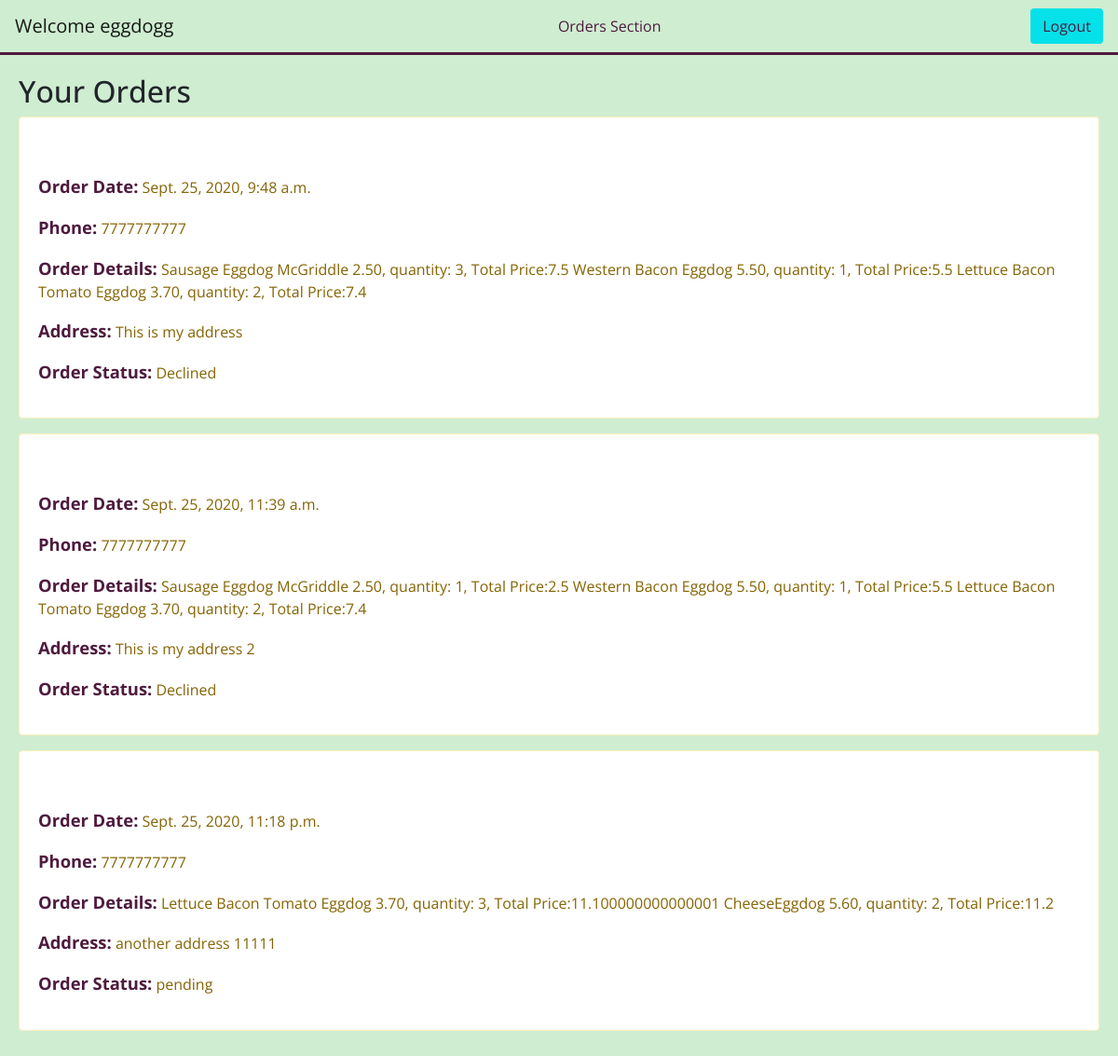
/customer/customerorders/ (signed in), run on the app's committed database.
### hamburgerapp/models.py (models this page shows)
class User(models.Model):
    username = models.CharField(max_length=254)
    password = models.CharField(max_length=254)
    phone = models.CharField(max_length=32)
    created_at = models.DateTimeField(auto_now_add=True)
    updated_at = models.DateTimeField(auto_now=True)
    objects = UserManager()

class Order(models.Model):
    user_customer = models.ForeignKey('User', related_name='customer_orders', on_delete=models.CASCADE)
    address = models.CharField(max_length=254)
    ordered_items = models.CharField(max_length=32)
    created_at = models.DateTimeField(auto_now_add=True)
    updated_at = models.DateTimeField(auto_now=True)
    status = models.CharField(max_length=32, default="pending")

### hamburgerapp/views.py (the view)
# urls.py: path('customer/customerorders/', views.customer_orders),
def customer_orders(request):
    print("in customer_orders")
    this_customer = User.objects.get(id=request.session['uuid'])
    all_ordered_items = this_customer.customer_orders.all()
    context = {
        'this_customer' : this_customer,
        'this_customer_phone' : this_customer.phone,
        'all_customer_orders' : all_ordered_items
    }
    return render(request, "hamburgerapp/customerorders.html", context)

### templates/hamburgerapp/customerorders.html (shortened to what this page needs)
<!DOCTYPE html>
<html lang="en">
<head>
    <link rel="stylesheet" href="https://stackpath.bootstrapcdn.com/bootstrap/4.5.2/css/bootstrap.min.css">
    {% load static %}
    <link rel="stylesheet" href="{%static 'css/style.css'%}">
</head>
<body>
    <nav class="navbar navbar-light ">
        <a class="navbar-brand">Welcome {{this_customer.username}}</a>
        <a href="/customer/main" class="nav-item">Orders Section</a>
        <a href="/customer/logout" class="btn" id="logout-btn">Logout</a>
    </nav>
    <div class="outer-container2">
        <h2 class="your-orders">Your Orders</h2>
        {%for order in all_customer_orders%}
        <div class="alert alert-warning" role="alert">
            <p><span>Order Date:</span> {{order.created_at}}</p>
            <p><span>Phone:</span> {{this_customer_phone}}</p>
            <p><span>Order Details:</span> {{order.ordered_items}}</p>
            <p><span>Address:</span> {{order.address}}</p>
            <p><span>Order Status:</span> {{order.status}}</p>
        </div>
        {%endfor%}
    </div>
</body>
</html>

### static/css/style.css (style rules this page uses)
* { margin: 0px; padding: 0px; }
body { background-color: #CFEDD1; font-family: 'Open Sans', sans-serif; }
#logout-btn { background-color: #05E1E8; color: #4E1A3E; }
.navbar { border-bottom: 3px solid #4E1A3E ; background-color: #CFEDD1; }
.nav-item { color: #4E1A3E; }
.outer-container2 { padding: 20px; }
.alert { padding: 20px; background-color: white; }
span { font-weight: bolder; font-size: 1.15rem; color: #4E1A3E; }

### data on the page
User: username "eggdogg", phone "7777777777"
Order: created_at "Sept. 25, 2020, 9:48 a.m.", ordered_items "Sausage Eggdog McGriddle 2.50, quantity: 3, Total Price:7.5 Western Bacon Eggdog 5.50, quantity: 1, Total Price:5.5 Lettuce Bacon Tomato Eggdog 3.70, quantity: 2, Total Price:7.4", address "This is my address", status "Declined"
Order: created_at "Sept. 25, 2020, 11:39 a.m.", ordered_items "Sausage Eggdog McGriddle 2.50, quantity: 1, Total Price:2.5 Western Bacon Eggdog 5.50, quantity: 1, Total Price:5.5 Lettuce Bacon Tomato Eggdog 3.70, quantity: 2, Total Price:7.4", address "This is my address 2", status "Declined"
Order: created_at "Sept. 25, 2020, 11:18 p.m.", ordered_items "Lettuce Bacon Tomato Eggdog 3.70, quantity: 3, Total Price:11.100000000000001 CheeseEggdog 5.60, quantity: 2, Total Price:11.2", address "another address 11111", status "pending"
